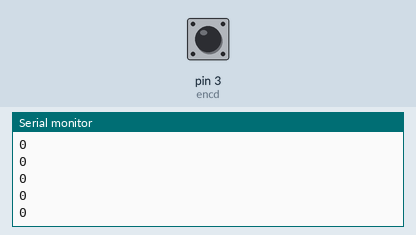
A sketch run on a simulated Arduino Uno, built with avr-gcc and run on an emulated ATmega328P. Shown: the last lines printed to the serial monitor. The inputs (shaded band) are chosen by the test bench; at power-on: pin 3 (encd) HIGH.

Above: at 1.2 s.
1.3 s: pin 3 (encd) pulled LOW for 0.15 s
At 2.2 s:
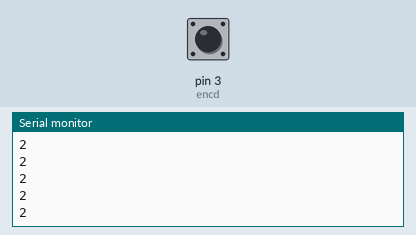
2.9 s: pin 3 (encd) pulled LOW for 1 s
At 3.8 s:
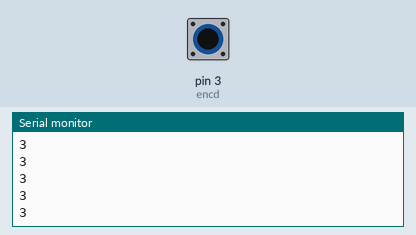
5.4 s: pin 3 (encd) pulled LOW for 0.15 s
At 6.5 s:
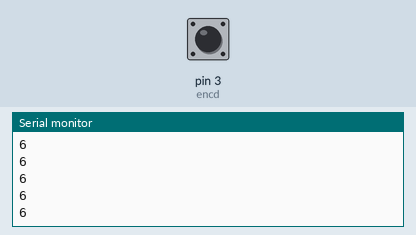
Timing chart, 0 to 7.8 s (numbered marks = the images above; inputs shaded):
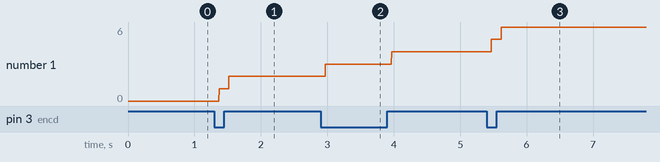

The sketch:

encdtest.ino
```cpp
const int encd = 3;

volatile unsigned long encda = 0;

void setup(){
    Serial.begin(9600);

    pinMode(encd, INPUT_PULLUP);

    attachInterrupt(digitalPinToInterrupt(encd), count, CHANGE);
}

void loop(){
    Serial.println(encda);
}

void count(){
    encda++;
}
```

Measured:
- after the input at 1.3 s, the serial monitor: prints a new line after 0.07 s (image 1)
- after the input at 2.9 s, the serial monitor: prints a new line after 0.07 s (image 2)
- after the input at 5.4 s, the serial monitor: prints a new line after 0.07 s (image 3)
- plotted number 1: 0 → 2 after the input at 1.3 s, 2 → 4 after the input at 2.9 s, 4 → 6 after the input at 5.4 s
